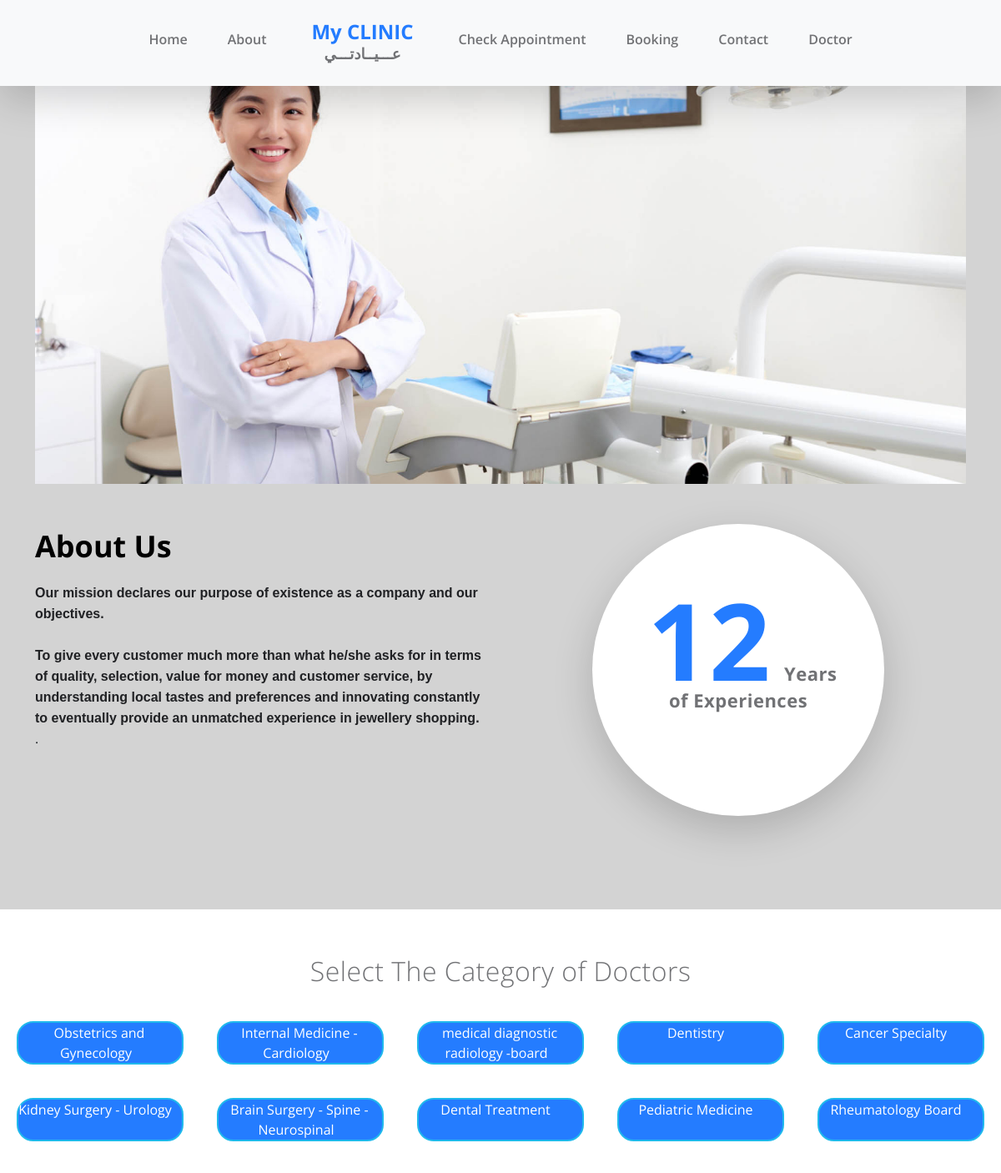
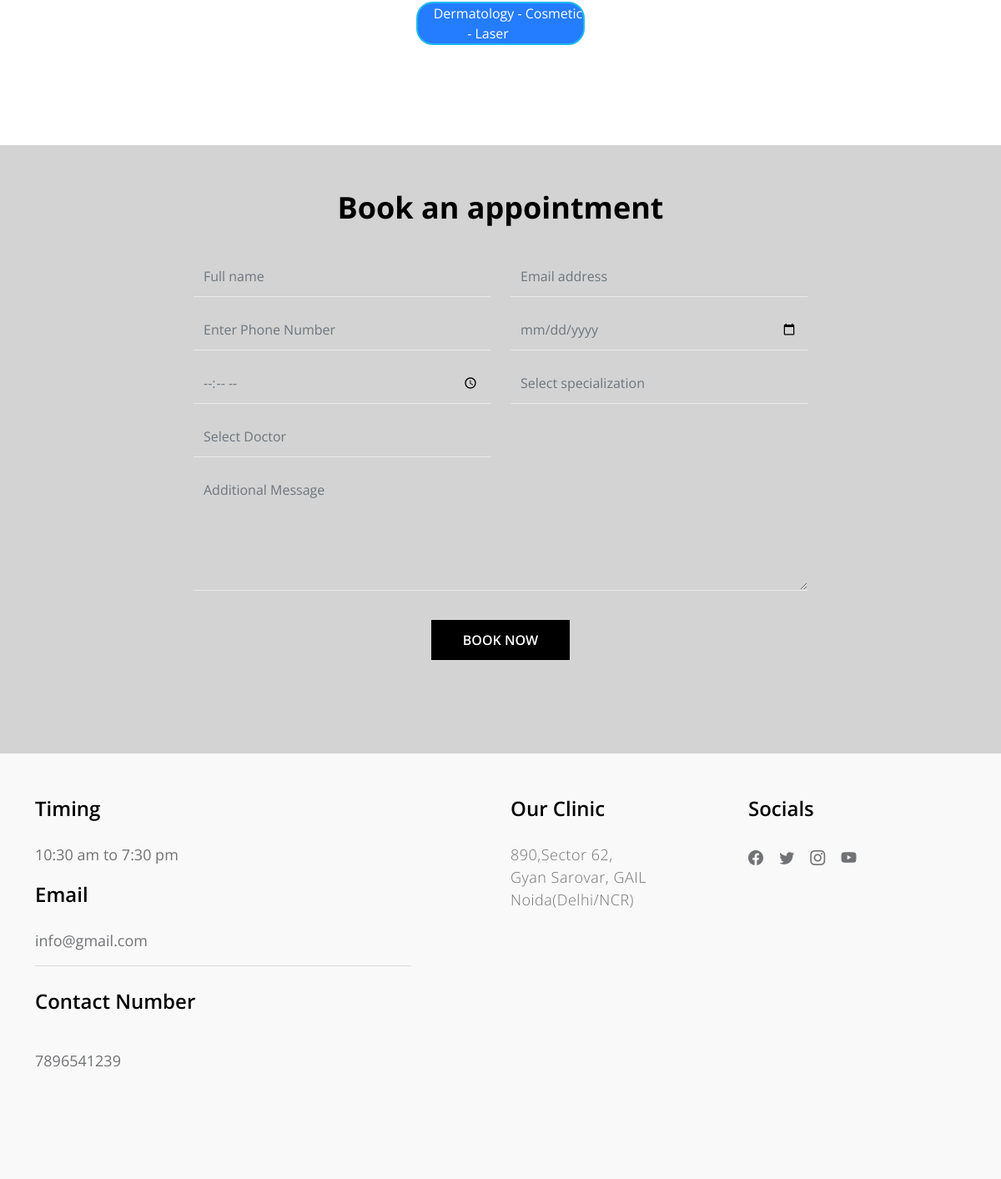
Screenshot of /dams/index.php with the database file from the repository (2 pictures, top to bottom).
### tables this page shows
CREATE TABLE `tblpage` (
  `ID` int(10) NOT NULL,
  `PageType` varchar(200) DEFAULT NULL,
  `PageTitle` mediumtext DEFAULT NULL,
  `PageDescription` mediumtext DEFAULT NULL,
  `Email` varchar(200) DEFAULT NULL,
  `MobileNumber` bigint(10) DEFAULT NULL,
  `UpdationDate` date DEFAULT NULL,
  `Timing` varchar(200) NOT NULL
);

### dams/index.php (the view, shortened to what this page needs)
<!doctype html>
<html lang="en">
    <head>
        <link href="css/bootstrap.min.css" rel="stylesheet">
        <link href="css/bootstrap-icons.css" rel="stylesheet">
        <link href="css/owl.carousel.min.css" rel="stylesheet">
        <link href="css/owl.theme.default.min.css" rel="stylesheet">
        <link href="css/templatemo-medic-care.css" rel="stylesheet">
        <link rel="stylesheet" type="text/css" href="Homestyle.css"/>
        <link rel="stylesheet" href="https://cdnjs.cloudflare.com/ajax/libs/font-awesome/6.5.1/css/all.min.css" />
    </head>
    <body id="top">
        <main>
            <?php include_once('includes/header.php');?>
            <section class="hero" id="hero">
                <div class="container">
                    <div class="row">
                        <div class="col-12">
                            <div id="myCarousel" class="carousel slide carousel-fade" data-bs-ride="carousel">
                                <div class="carousel-inner">
                                    <div class="carousel-item">
                                        <img src="images/slider/young-asian-female-dentist-white-coat-posing-clinic-equipment.jpg" class="img-fluid" alt="">
                                    </div>
                                </div>
                            </div>
                        </div>
                    </div>
                </div>
            </section>
            <section class="section-padding" id="about">
                <div class="container">
                    <div class="row">
                        <div class="col-lg-6 col-md-6 col-12">
                            <?php
$sql="SELECT * from tblpage where PageType='aboutus'";
$query = $dbh -> prepare($sql);
$query->execute();
$results=$query->fetchAll(PDO::FETCH_OBJ);
$cnt=1;
if($query->rowCount() > 0)
{
foreach($results as $row)
{               ?>
                            <h2 class="mb-lg-3 mb-3"><?php  echo htmlentities($row->PageTitle);?></h2>
                            <p><?php  echo ($row->PageDescription);?>.</p>
                           <?php $cnt=$cnt+1;}} ?>
                        </div>
                        <div class="col-lg-4 col-md-5 col-12 mx-auto">
                            <div class="featured-circle bg-white shadow-lg d-flex justify-content-center align-items-center">
                                <p class="featured-text"><span class="featured-number">12</span> Years<br> of Experiences</p>
                            </div>
                        </div>
                    </div>
                </div>
            </section>
            <center style="background-color: white;padding-bottom: 100px;">
    <p class="docheading">Select The Category of Doctors</p>
    <div id="container">
      <div><a class="doc_link" href="./Card Slider/Cards/Doctor-1/index.php">Obstetrics and Gynecology</a></div>
      <div><a class="doc_link" href="./Card Slider/Cards/Doctor-2/index.php">Internal Medicine - Cardiology</a></div>
      <div><a class="doc_link" href="./Card Slider/Cards/Doctor-3/index.php">medical diagnostic radiology -board</a></div>
      <div><a class="doc_link" href="./Card Slider/Cards/Doctor-4/index.php">Dentistry</a></div>
      <div><a class="doc_link" href="./Card Slider/Cards/Doctor-5/index.php">Cancer Specialty</a></div>
    </div>
    <div id="container">
      <div><a class="doc_link" href="./Card Slider/Cards/Doctor-6/index.php">Kidney Surgery - Urology</a></div>
      <div><a class="doc_link" href="./Card Slider/Cards/Doctor-7/index.php">Brain Surgery - Spine - Neurospinal</a></div>
      <div><a class="doc_link" href="./Card Slider/Cards/Doctor-8/index.php">Dental Treatment</a></div>
      <div><a class="doc_link" href="./Card Slider/Cards/Doctor-9/index.php">Pediatric Medicine</a></div>
      <div><a class="doc_link" href="./Card Slider/Cards/Doctor-10/index.php">Rheumatology Board</a></div>
    </div>
    <div id="container">
      <span></span>
      <span></span>
      <div><a class="doc_link" href="./Card Slider/Cards/Doctor-11/index.php"><span>Dermatology - Cosmetic -  Laser</span></a></div>
      <span></span>
      <span></span>
    </div>
  </center>
            <section class="section-padding" id="booking">
                <div class="container">
                    <div class="row">
                        <div class="col-lg-8 col-12 mx-auto">
                            <div class="booking-form">
                                <h2 class="text-center mb-lg-3 mb-2">Book an appointment</h2>
                                <form role="form" method="post">
                                    <div class="row">
                                        <div class="col-lg-6 col-12">
                                            <input type="text" name="name" id="name" class="form-control" placeholder="Full name" required='true'>
                                        </div>
                                        <div class="col-lg-6 col-12">
                                            <input type="email" name="email" id="email" pattern="[^ @]*@[^ @]*" class="form-control" placeholder="Email address" required='true'>
                                        </div>
                                        <div class="col-lg-6 col-12">
                                            <input type="telephone" name="phone" id="phone" class="form-control" placeholder="Enter Phone Number" maxlength="10">
                                        </div>
                                        <div class="col-lg-6 col-12">
                                            <input type="date" name="date" id="date" value="" class="form-control">
                                        </div>
                                            <div class="col-lg-6 col-12">
                                            <input type="time" name="time" id="time" value="" class="form-control">
                                        </div>
    <div class="col-lg-6 col-12">
<select onChange="getdoctors(this.value);"  name="specialization" id="specialization" class="form-control" required>
<option value="">Select specialization</option>
</select>
</div>
    <div class="col-lg-6 col-12">
<select name="doctorlist" id="doctorlist" class="form-control">
<option value="">Select Doctor</option>
</select>
</div>
                                        <div class="col-12">
                                            <textarea class="form-control" rows="5" id="message" name="message" placeholder="Additional Message"></textarea>
                                        </div>
                                        <div class="col-lg-3 col-md-4 col-6 mx-auto">
                                            <button type="submit" class="form-control" name="submit" id="submit-button">Book Now</button>
                                        </div>
                                    </div>
                                </form>
                            </div>
                        </div>
                    </div>
                </div>
            </section>
        </main>
        <?php include_once('includes/footer.php');?>
    </body>
</html>

### dams/includes/footer.php (shortened to what this page needs)
<footer class="site-footer section-padding" id="contact">
            <div class="container">
                <div class="row">
                    <div class="col-lg-5 me-auto col-12">
                        <?php
$sql="SELECT * from tblpage where PageType='contactus'";
$query = $dbh -> prepare($sql);
$query->execute();
$results=$query->fetchAll(PDO::FETCH_OBJ);
$cnt=1;
if($query->rowCount() > 0)
{
foreach($results as $row)
{               ?>
                        <h5 class="mb-lg-4 mb-3">Timing</h5>
                        <ul class="list-group list-group-flush">
                            <li class="list-group-item d-flex">
                                <?php  echo ($row->Timing);?>
                            </li></ul>
                            <h5 class="mb-lg-4 mb-3">Email</h5>
                            <ul class="list-group list-group-flush">
                            <li class="list-group-item d-flex">
                                <?php  echo ($row->Email);?></li>
                                <br>
                                 <h5 class="mb-lg-4 mb-3">Contact Number</h5>
                            <li class="list-group-item d-flex">
                                <?php  echo ($row->MobileNumber);?></li>
                        </ul>
                    </div>
                    <div class="col-lg-2 col-md-6 col-12 my-4 my-lg-0">
                        <h5 class="mb-lg-4 mb-3">Our Clinic</h5>
                        <p><?php  echo ($row->PageDescription);?></p>
                    </div>
<?php $cnt=$cnt+1;}} ?>
                    <div class="col-lg-3 col-md-6 col-12 ms-auto">
                        <h5 class="mb-lg-4 mb-2">Socials</h5>
                        <ul class="social-icon">
                            <li><a href="#" class="social-icon-link bi-facebook"></a></li>
                            <li><a href="#" class="social-icon-link bi-twitter"></a></li>
                            <li><a href="#" class="social-icon-link bi-instagram"></a></li>
                            <li><a href="#" class="social-icon-link bi-youtube"></a></li>
                        </ul>
                    </div>
                </div>
        </footer>

### dams/css/templatemo-medic-care.css (style rules this page uses)
:root { --white-color: #FFFFFF; --primary-color: #247cff; --section-bg-color: #F9F9F9; --dark-color: #000000; --title-color: #565758; --p-color: #717275; --border-color: #eaeaea; --body-font-family: 'Open Sans', sans-serif; --h1-font-size: 48px; --h2-font-size: 36px; --h3-font-size: 32px; --h4-font-size: 28px; --h5-font-size: 24px; --h6-font-size: 22px; --p-font-size: 18px; --menu-font-size: 16px; --font-weight-light: 300; --font-weight-normal: 400; --font-weight-semibold: 600; --font-weight-bold: 700; }
body { background: var(--white-color); font-family: var(--body-font-family); position: relative; padding-top: 94px; }
h2, h3, h4, h5, h6 { color: var(--dark-color); line-height: inherit; }
h1, h2, h3, h4, h5, h6 { font-weight: var(--font-weight-semibold); }
h1, h2 { font-weight: var(--font-weight-bold); }
h2 { font-size: var(--h2-font-size); }
h5 { font-size: var(--h5-font-size); }
p { color: var(--p-color); font-size: var(--p-font-size); font-weight: var(--font-weight-light); letter-spacing: 0.5px; }
a, button { touch-action: manipulation; transition: all 0.3s; }
a { color: var(--p-color); text-decoration: none; }
.section-padding { padding-top: 3rem; padding-bottom: 7rem; }
b, strong { font-weight: var(--font-weight-bold); }
.list-group-item { background-color: transparent; color: var(--p-color); font-size: var(--p-font-size); padding: 1rem 0; }
.list-group-item:first-child { padding-top: 0; }
.hero { padding-top: 0rem; }
.hero .container { position: relative; overflow: hidden; height: 580px; }
.featured-circle { border-radius: 100%; width: 350px; height: 350px; margin: 0 auto; padding: 0 20px; }
.featured-text { font-size: var(--h6-font-size); line-height: 2rem; font-weight: var(--font-weight-bold); text-align: center; margin-bottom: 0; }
.featured-number { color: var(--primary-color); font-size: 8rem; margin: 0 10px; }
.booking-form .form-control { background: transparent; border-radius: 0; border: 0; border-bottom: 1px solid var(--border-color); color: #6c757d; font-weight: var(--font-weight-normal); padding-top: 12px; padding-bottom: 12px; margin-top: 15px; transition: all 0.3s; }
.booking-form #submit-button { background: var(--dark-color); border-bottom: 0; font-weight: var(--font-weight-semibold); color: var(--white-color); text-transform: uppercase; margin-top: 35px; }
.site-footer { background: var(--section-bg-color); }
.social-icon { margin: 0; padding: 0; }
.social-icon li { list-style: none; display: inline-block; vertical-align: top; transition: all 0.3s; }
.social-icon-link { font-size: var(--p-font-size); display: inline-block; vertical-align: top; margin-top: 4px; margin-bottom: 4px; margin-right: 15px; }

### dams/Homestyle.css (style rules this page uses)
body { margin: 0; padding: 0; background-color: lightgray; }
.docheading { font-size: 32px; padding-top: 50px; }
.doc_link { padding: 10px; text-decoration: none; color: #008CBA; margin-left: -12px; }

### dams/index.php (style rules this page uses)
#container { display: flex; align-content:center; justify-content:center; }
#container div { background-color: #247CFF; align-items: center; margin:20px; width: 100%; color:white; border: 2px solid #1fb9ec; border-radius: 20px; }
#container span { background-color: ; align-items: center; margin:20px; width: 100%; color:white; }
.doc_link { padding: 10px; text-decoration: none; color: white; margin-left: -12px; }

### rows the page displays
tblpage: PageTitle "About Us", PageDescription "Our mission declares our purpose of existence as a company and our objectives. To give every customer much more than what he/she asks for in terms of quality, selection, value for money and customer service, by understanding local tastes and preferences and innovating constantly to eventually provide an unmatched experience in jewellery shopping."
tblpage: Timing "10:30 am to 7:30 pm", Email "info@gmail.com", MobileNumber "7896541239", PageDescription "890,Sector 62, Gyan Sarovar, GAIL Noida(Delhi/NCR)"
